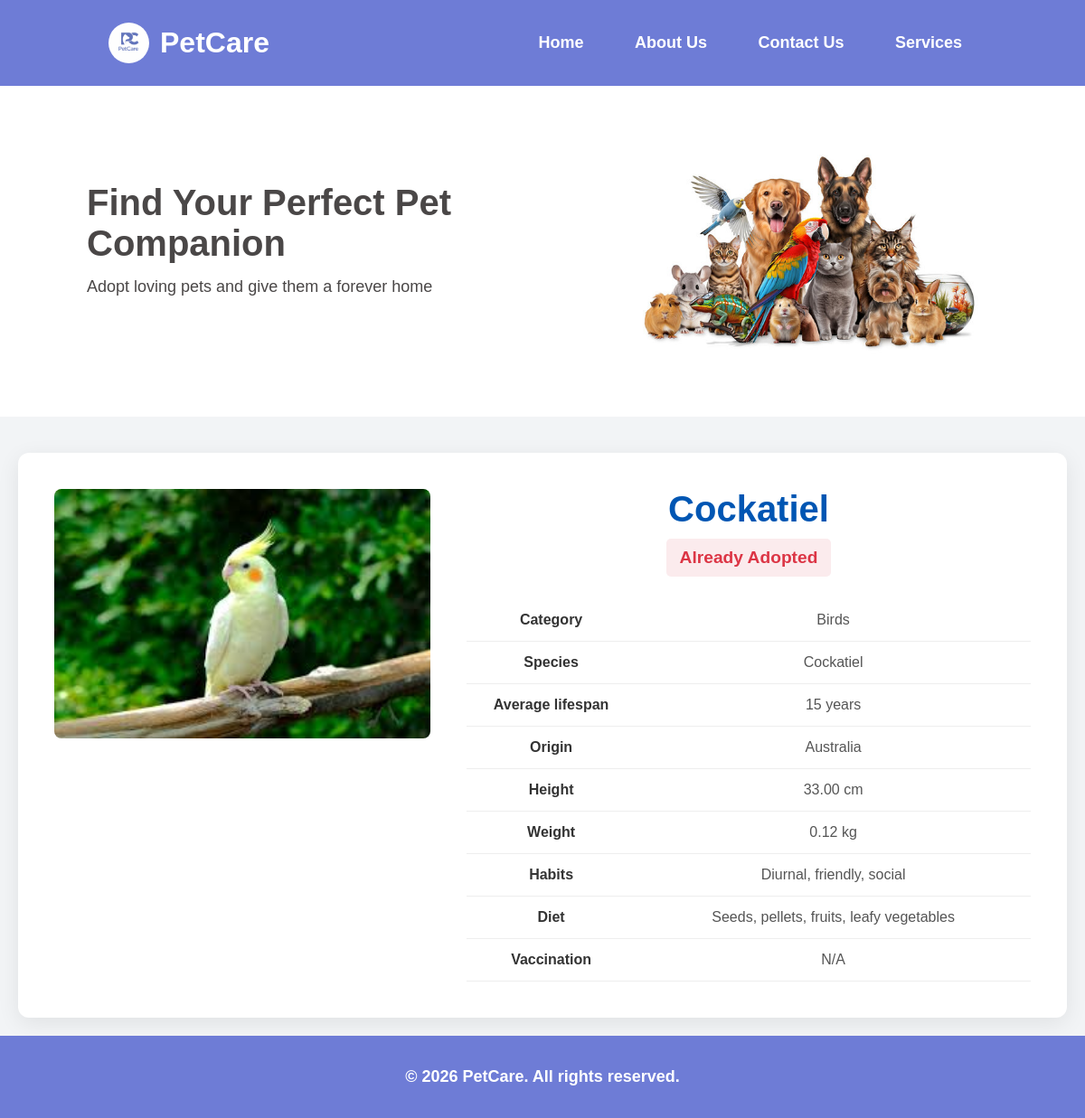
The app's page /pet/14/ with its own data.
### petapp/models.py (models this page shows, shortened)
class Pet(models.Model):
    name = models.CharField(max_length=100)
    image = models.ImageField(upload_to='pet_images/', help_text="Image of the pet")
    is_available = models.BooleanField(default=True, help_text="Is this pet available for adoption?")
    category = models.ForeignKey(Category, on_delete=models.CASCADE, related_name="pets")
    species = models.CharField(max_length=100, help_text="e.g., Golden Retriever, Siamese")
    average_lifespan = models.PositiveIntegerField(help_text="Age in years")
    origin = models.CharField(max_length=100, blank=True)
    height = models.DecimalField(max_digits=5, decimal_places=2, help_text="Height in cm", blank=True, null=True)
    weight = models.DecimalField(max_digits=5, decimal_places=2, help_text="Weight in kg", blank=True, null=True)
    habitual_status = models.TextField(blank=True, help_text="Describe the pet's habits")
    foods = models.TextField(blank=True, help_text="Describe the pet's diet")
    vaccination = models.TextField(blank=True, help_text="Vaccination status and history")

class Category(models.Model):
    name = models.CharField(max_length=100, unique=True)
    image = models.ImageField(upload_to='category_images/', help_text="Image for the category card")
    description = models.TextField(help_text="A short article about this category.")
    class Meta:
        verbose_name_plural = "Categories"

### petapp/views.py (the view)
# urls.py: path('pet/<int:pet_id>/', views.pet_detail_view, name='pet_detail'),
def pet_detail_view(request, pet_id):
    pet = get_object_or_404(Pet, id=pet_id)
    context = {
        'pet': pet,
    }
    return render(request, 'pet_detail.html', context)

### petapp/templates/pet_detail.html (shortened to what this page needs)
{% extends "base.html" %}
{% load static %}
{% block content %}
<div class="container">
    <div class="pet-detail-layout">
        <div class="pet-detail-image">
            <img src="{{ pet.image.url }}" alt="Photo of {{ pet.name }}">
        </div>
        <div class="pet-detail-info">
            <h1>{{ pet.name }}</h1>
            {% if pet.is_available %}
                <p class="availability available">Available for Adoption</p>
            {% else %}
                <p class="availability unavailable">Already Adopted</p>
            {% endif %}
            <table class="pet-detail-table">
                <tr>
                    <td>Category</td>
                    <td>{{ pet.category.name }}</td>
                </tr>
                <tr>
                    <td>Species</td>
                    <td>{{ pet.species }}</td>
                </tr>
                <tr>
                    <td>Average lifespan</td>
                    <td>{{ pet.average_lifespan }} years</td>
                </tr>
                <tr>
                    <td>Origin</td>
                    <td>{{ pet.origin|default:"N/A" }}</td>
                </tr>
                <tr>
                    <td>Height</td>
                    <td>{{ pet.height|default:"N/A" }} cm</td>
                </tr>
                <tr>
                    <td>Weight</td>
                    <td>{{ pet.weight|default:"N/A" }} kg</td>
                </tr>
                <tr>
                    <td>Habits</td>
                    <td>{{ pet.habitual_status|linebreaksbr|default:"N/A" }}</td>
                </tr>
                <tr>
                    <td>Diet</td>
                    <td>{{ pet.foods|linebreaksbr|default:"N/A" }}</td>
                </tr>
                <tr>
                    <td>Vaccination</td>
                    <td>{{ pet.vaccination|linebreaksbr|default:"N/A" }}</td>
                </tr>
            </table>
        </div>
    </div>
</div>
{% endblock %}

### static/css/style.css (style rules this page uses)
* { margin: 0; padding: 0; box-sizing: border-box; font-family: Arial, Helvetica, sans-serif; }
body { background-color: #f2f4f6; color: #4a4747; }
.container { text-align: center; max-width: 1200px; margin: 20px auto; padding: 0 20px; }
.container { max-width: 1200px; margin: 20px auto; padding: 0 20px; }
.pet-detail-layout { display: grid; grid-template-columns: 1fr 1.5fr; gap: 40px; background-color: #fff; padding: 40px; border-radius: 12px; box-shadow: 0 6px 25px rgba(0, 0, 0, 0.08); margin-top: 40px; }
.pet-detail-image img { width: 100%; height: auto; border-radius: 8px; object-fit: cover; }
.pet-detail-info h1 { margin-top: 0; font-size: 2.5em; color: #0056b3; }
.pet-detail-info .availability { font-size: 1.2em; font-weight: bold; padding: 10px 15px; border-radius: 5px; display: inline-block; margin-top: 10px; margin-bottom: 25px; }
.pet-detail-info .unavailable { color: #dc3545; background-color: #fbebed; }
.pet-detail-table { width: 100%; border-collapse: collapse; }
.pet-detail-table td { padding: 14px 0; border-bottom: 1px solid #eee; vertical-align: top; }
.pet-detail-table td:first-child { font-weight: bold; color: #333; width: 30%; }
.pet-detail-table td:last-child { color: #555; }

### records on screen
Pet: image (picture), name "Cockatiel", category.name "Birds", species "Cockatiel", average_lifespan "15", origin "Australia", height "33.00", weight "0.12", habitual_status "Diurnal, friendly, social", foods "Seeds, pellets, fruits, leafy vegetables", vaccination "N/A"
